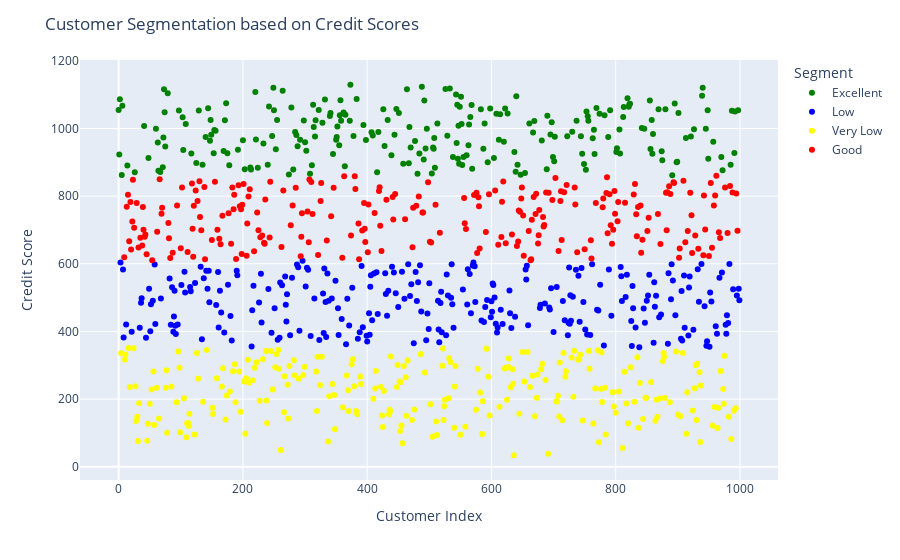

Notebook source saved alongside this figure:
### Code cell
df['Segment'] = df['Segment'].map({2: 'Very Low', 
                                    0: 'Low',
                                    3: 'Good',
                                    1: "Excellent"})

# Convert the 'Segment' column to category df type
df['Segment'] = df['Segment'].astype('category')

# Visualize the segments using Plotly
fig = px.scatter(df, x=df.index, y='Credit Score', color='Segment',
                 color_discrete_sequence=['green', 'blue', 'yellow', 'red'])
fig.update_layout(
    xaxis_title='Customer Index',
    yaxis_title='Credit Score',
    title='Customer Segmentation based on Credit Scores'
)
fig.show()

### Figure 1 — Plotly figure (JSON) as saved in the notebook; plotly's stock layout.template omitted (floating-point values rounded to 4 significant figures; data arrays with more than 128 entries replaced by an {"elided": "..."} marker saying what was removed)
{"data": [{"hovertemplate": "Segment=Excellent<br>index=%{x}<br>Credit Score=%{y}<extra></extra>", "legendgroup": "Excellent", "marker": {"color": "green", "symbol": "circle"}, "mode": "markers", "name": "Excellent", "orientation": "v", "showlegend": true, "type": "scatter", "x": {"elided": "235 int values"}, "xaxis": "x", "y": {"elided": "235 float values"}, "yaxis": "y"}, {"hovertemplate": "Segment=Low<br>index=%{x}<br>Credit Score=%{y}<extra></extra>", "legendgroup": "Low", "marker": {"color": "blue", "symbol": "circle"}, "mode": "markers", "name": "Low", "orientation": "v", "showlegend": true, "type": "scatter", "x": {"elided": "267 int values"}, "xaxis": "x", "y": {"elided": "267 float values"}, "yaxis": "y"}, {"hovertemplate": "Segment=Very Low<br>index=%{x}<br>Credit Score=%{y}<extra></extra>", "legendgroup": "Very Low", "marker": {"color": "yellow", "symbol": "circle"}, "mode": "markers", "name": "Very Low", "orientation": "v", "showlegend": true, "type": "scatter", "x": {"elided": "255 int values"}, "xaxis": "x", "y": {"elided": "255 float values"}, "yaxis": "y"}, {"hovertemplate": "Segment=Good<br>index=%{x}<br>Credit Score=%{y}<extra></extra>", "legendgroup": "Good", "marker": {"color": "red", "symbol": "circle"}, "mode": "markers", "name": "Good", "orientation": "v", "showlegend": true, "type": "scatter", "x": {"elided": "243 int values"}, "xaxis": "x", "y": {"elided": "243 float values"}, "yaxis": "y"}], "layout": {"legend": {"title": {"text": "Segment"}, "tracegroupgap": 0}, "margin": {"t": 60}, "title": {"text": "Customer Segmentation based on Credit Scores"}, "xaxis": {"anchor": "y", "domain": [0, 1], "title": {"text": "Customer Index"}}, "yaxis": {"anchor": "x", "domain": [0, 1], "title": {"text": "Credit Score"}}}}
